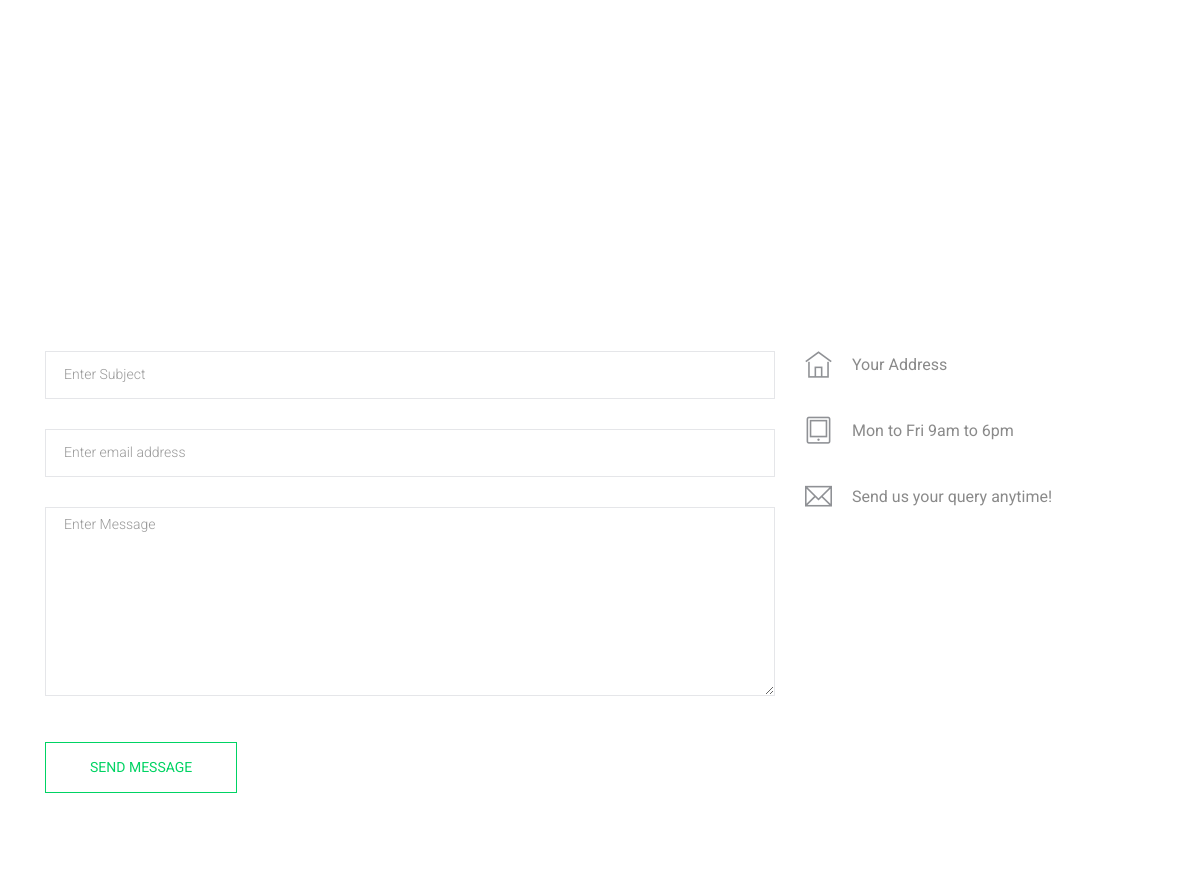
Before: /contact_us/ (middle part) with the older database file.
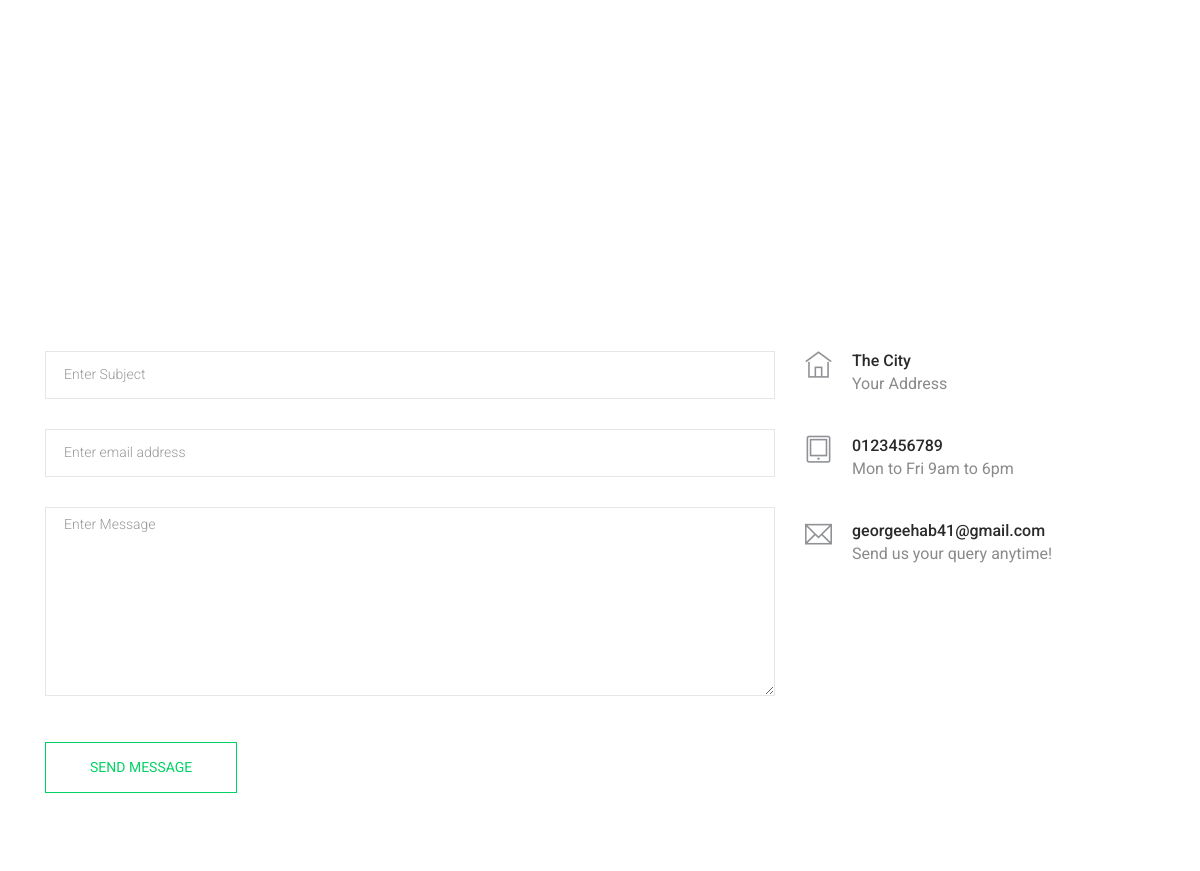
After: the same page with the newer database file.
### Contact/models.py (models this page shows, shortened)
class Info(models.Model):
    place = models.CharField(max_length=50)
    phone_number  = models.CharField(max_length=20)
    email = models.EmailField(max_length=254)
    class Meta:
        verbose_name = ("Info")
        verbose_name_plural = ("Infos")

### Contact/views.py (the view, shortened to what this page needs)
# urls.py: path('',views.send_message , name = 'contact'),
def send_message(request):
    myinfo = Info.objects.first()
    page_template = 'contact/contact.html'
    context = {'myinfo':myinfo}
    return render(request,page_template,context)

### Contact/templates/contact/contact.html (shortened to what this page needs)
{% extends 'base.html' %}
{% block body %}
  <section class="contact-section section_padding">
    <div class="container">
      <div class="row">
        <div class="col-12">
          <div class="d-none d-sm-block mb-5 pb-4">
            <div id="map" style="height: 480px;"></div>
          </div>
        </div>
        <div class="col-lg-8">
          <form class="form-contact contact_form" method="post">
            <div class="row">
              <div class="col-12">
                <div class="form-group">
                  <input class="form-control" name="subject" id="subject" type="text" onfocus="this.placeholder = ''" onblur="this.placeholder = 'Enter Subject'" placeholder = 'Enter Subject'>
                </div>
              </div>
              <div class="col-sm-12">
                <div class="form-group">
                  <input class="form-control" name="email" id="email" type="email" onfocus="this.placeholder = ''" onblur="this.placeholder = 'Enter email address'" placeholder = 'Enter email address'>
                </div>
              </div>
              <div class="col-12">
                <div class="form-group">
                    <textarea class="form-control w-100" name="message" id="message" cols="30" rows="9"  placeholder = 'Enter Message'></textarea>
                </div>
              </div>
            </div>
            <div class="form-group mt-3">
              <input type="submit" class="button button-contactForm btn_4 boxed-btn" value="send message">
            </div>
          </form>
        </div>
        <div class="col-lg-4">
          <div class="media contact-info">
            <span class="contact-info__icon"><i class="ti-home"></i></span>
            <div class="media-body">
              <h3>{{myinfo.place}}</h3>
              <p>Your Address</p>
            </div>
          </div>
          <div class="media contact-info">
            <span class="contact-info__icon"><i class="ti-tablet"></i></span>
            <div class="media-body">
              <h3>{{myinfo.phone_number}}</h3>
              <p>Mon to Fri 9am to 6pm</p>
            </div>
          </div>
          <div class="media contact-info">
            <span class="contact-info__icon"><i class="ti-email"></i></span>
            <div class="media-body">
              <h3>{{myinfo.email}}</h3>
              <p>Send us your query anytime!</p>
            </div>
          </div>
        </div>
      </div>
    </div>
  </section>
  {% endblock body %}

Changed rows visible on the page:
added Info: place "The City", phone_number "0123456789", email "georgeehab41@gmail.com"
